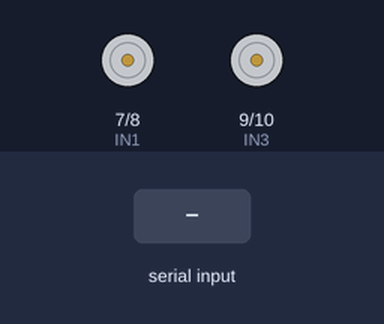
Recording of a sketch running on a simulated Arduino Uno, built with avr-gcc and run on an emulated ATmega328P. Parts: motor-driver pin pairs drawn as motors (green arrow = first pin HIGH = forward, orange = second pin HIGH = backward, longer = more drive, scaled by the enable pin). The test bench sets the inputs (shaded band).

Above: at 1.2 s.
1.3 s: "G" received over the second serial link
At 2.0 s:
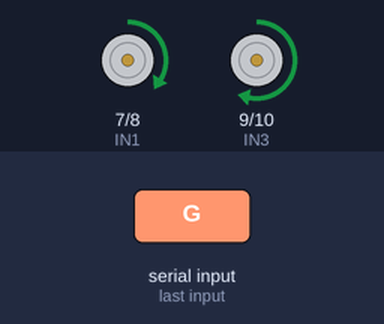
2.8 s: "I" received over the second serial link
At 3.2 s:
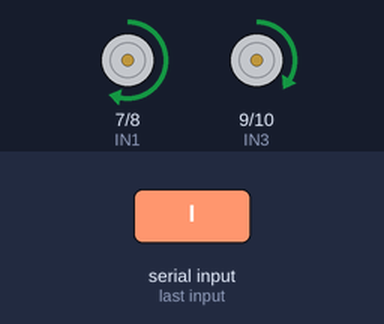
4.3 s: "H" received over the second serial link
At 5.5 s:
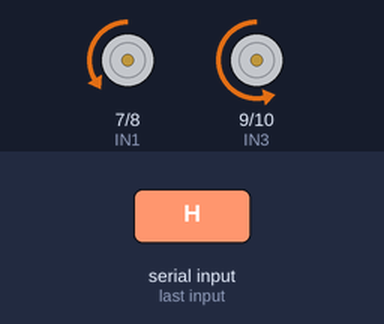
5.8 s: "J" received over the second serial link
At 6.7 s:
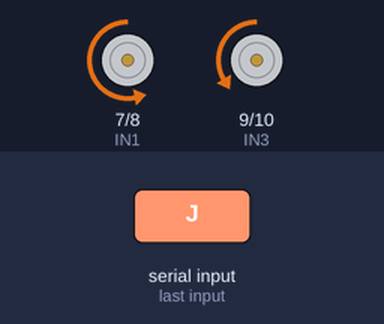
7.3 s: "F90\n" received over the second serial link
At 7.8 s:
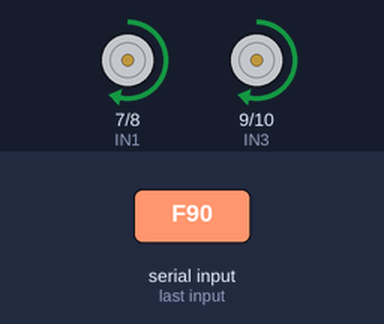
8.8 s: "F,45\n" received over the second serial link
At 10.1 s:
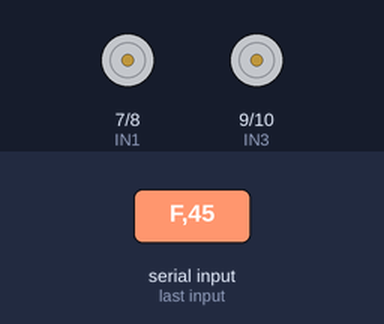
Timing chart, 0 to 11.3 s (numbered marks = the images above; inputs shaded):
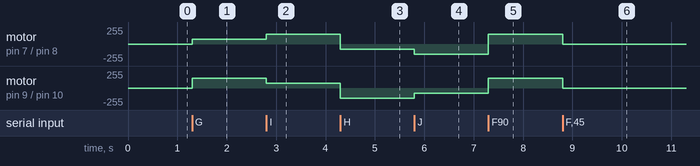

The sketch:

arduino-bluetooth-robot-car-dfplayer.ino
```cpp
#include <SoftwareSerial.h>

SoftwareSerial BT(2, 3); // RX, TX

// Motor pins
#define ENA 5
#define ENB 6
#define IN1 7
#define IN2 8
#define IN3 9
#define IN4 10

int speedCar = 150;  // default speed

void setup() {
  pinMode(ENA, OUTPUT);
  pinMode(ENB, OUTPUT);

  pinMode(IN1, OUTPUT);
  pinMode(IN2, OUTPUT);
  pinMode(IN3, OUTPUT);
  pinMode(IN4, OUTPUT);

  stopCar();
  BT.begin(9600);
}

void loop() {
  if (BT.available()) {
    char cmd = BT.read();

    // Speed control
    if (cmd >= '0' && cmd <= '9') {
      speedCar = map(cmd - '0', 0, 9, 0, 255);
    }
    else if (cmd == 'q') {
      speedCar = 255;
    }

    switch (cmd) {
      case 'F': forward(); break;
      case 'B': backward(); break;
      case 'L': left(); break;
      case 'R': right(); break;

      case 'G': forwardLeft(); break;
      case 'I': forwardRight(); break;
      case 'H': backLeft(); break;
      case 'J': backRight(); break;
      case 'S': stopCar(); break;
      case 'D': stopCar(); break;
    }
  }
}

// ================= MOTOR FUNCTIONS =================

void forward() {
  digitalWrite(IN1, HIGH);
  digitalWrite(IN2, LOW);
  digitalWrite(IN3, HIGH);
  digitalWrite(IN4, LOW);
  setSpeed();
}

void backward() {
  digitalWrite(IN1, LOW);
  digitalWrite(IN2, HIGH);
  digitalWrite(IN3, LOW);
  digitalWrite(IN4, HIGH);
  setSpeed();
}

// ✅ LEFT–RIGHT FIXED
void left() {
  digitalWrite(IN1, HIGH);
  digitalWrite(IN2, LOW);
  digitalWrite(IN3, LOW);
  digitalWrite(IN4, HIGH);
  setSpeed();
}

void right() {
  digitalWrite(IN1, LOW);
  digitalWrite(IN2, HIGH);
  digitalWrite(IN3, HIGH);
  digitalWrite(IN4, LOW);
  setSpeed();
}

void forwardLeft() {
  digitalWrite(IN1, HIGH);
  digitalWrite(IN2, LOW);

  digitalWrite(IN3, HIGH);
  digitalWrite(IN4, LOW);
  analogWrite(ENA, speedCar / 2);
  analogWrite(ENB, speedCar);
}

void forwardRight() {
  digitalWrite(IN1, HIGH);
  digitalWrite(IN2, LOW);
  digitalWrite(IN3, HIGH);
  digitalWrite(IN4, LOW);
  analogWrite(ENA, speedCar);
  analogWrite(ENB, speedCar / 2);
}

void backLeft() {
  digitalWrite(IN1, LOW);
  digitalWrite(IN2, HIGH);
  digitalWrite(IN3, LOW);
  digitalWrite(IN4, HIGH);
  analogWrite(ENA, speedCar / 2);
  analogWrite(ENB, speedCar);
}

void backRight() {
  digitalWrite(IN1, LOW);
  digitalWrite(IN2, HIGH);
  digitalWrite(IN3, LOW);
  digitalWrite(IN4, HIGH);
  analogWrite(ENA, speedCar);
  analogWrite(ENB, speedCar / 2);
}

void stopCar() {
  digitalWrite(IN1, LOW);
  digitalWrite(IN2, LOW);
  digitalWrite(IN3, LOW);
  digitalWrite(IN4, LOW);
  analogWrite(ENA, 0);
  analogWrite(ENB, 0);
}

void setSpeed() {
  analogWrite(ENA, speedCar);
  analogWrite(ENB, speedCar);
}
```

Measured:
- after the input at 1.3 s, motor on pin 7 (IN1) / pin 8 (IN2): stopped → forward 75/255 at once; motor on pin 9 (IN3) / pin 10 (IN4): stopped → forward 150/255 at once
- after the input at 2.8 s, motor on pin 7 (IN1) / pin 8 (IN2): forward 75/255 → forward 150/255 at once; motor on pin 9 (IN3) / pin 10 (IN4): forward 150/255 → forward 75/255 at once
- after the input at 4.3 s, motor on pin 7 (IN1) / pin 8 (IN2): forward 150/255 → backward 75/255 at once; motor on pin 9 (IN3) / pin 10 (IN4): forward 75/255 → backward 150/255 at once
- after the input at 5.8 s, motor on pin 7 (IN1) / pin 8 (IN2): backward 75/255 → backward 150/255 at once; motor on pin 9 (IN3) / pin 10 (IN4): backward 150/255 → backward 75/255 at once
- after the input at 7.3 s, motor on pin 7 (IN1) / pin 8 (IN2): backward 150/255 → forward 150/255 at once; motor on pin 9 (IN3) / pin 10 (IN4): backward 75/255 → forward 150/255 at once
- after the input at 8.8 s, motor on pin 7 (IN1) / pin 8 (IN2), motor on pin 9 (IN3) / pin 10 (IN4): forward 150/255 → stopped at once
